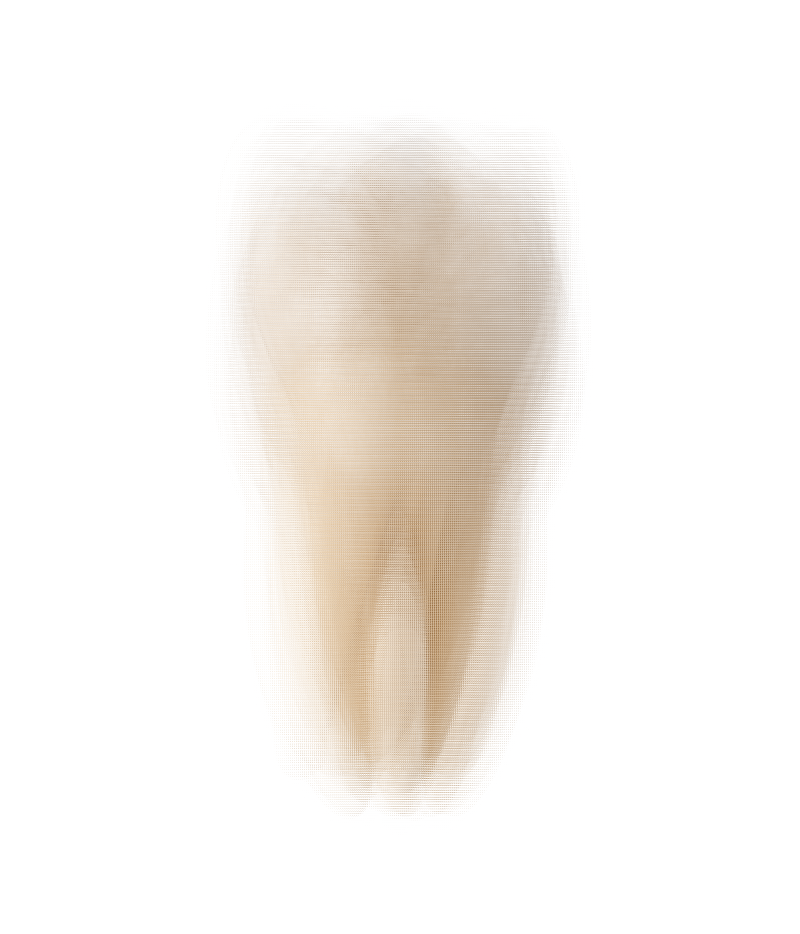
#> input picture assets/img/lightfield_diente_encoded.png, 2400 x 2800 px, found by its file name (shown at 1/3 size)
$ python export_tooth_sequence.py
#> lines starting #> are read from the running program, lines starting #| are printed output that depends on the picture
import numpy as np
from PIL import Image
import os

Kx, Ky, W0, H0 = 6, 7, 400, 400
enc = Image.open('assets/img/lightfield_diente_encoded.png').convert('RGB')
#> enc is the input picture: PIL image 2400x2800 RGB; mean R, G, B 246.9, 243.1, 238.9
enc_np = np.asarray(enc)

os.makedirs('assets/img/secuencia_360', exist_ok=True)

steps = [
    # (col, row, filename)
    (0, 3, 'paso_1_0deg_frontal_corte.jpg'),      # 0 deg Vestibular
    (1, 3, 'paso_2_45deg_vestibular_mesial.jpg'), # 60 deg Vestibular-Mesial
    (2, 3, 'paso_3_90deg_lateral_corte.jpg'),     # 120 deg Mesial-Lingual
    (3, 3, 'paso_4_135deg_lingual_mesial.jpg'),   # 180 deg Lingual
    (4, 3, 'paso_5_180deg_posterior_corte.jpg'),  # 240 deg Lingual-Distal
    (5, 3, 'paso_6_225deg_lingual_distal.jpg'),   # 300 deg Distal-Vestibular
    (0, 0, 'paso_7_270deg_lateral_externo.jpg'),  # +60 deg Cenital Oclusal
    (0, 5, 'paso_8_315deg_hemiseccion_3d.jpg'),   # -40 deg Radicular Apical
]

for col, row, filename in steps:
    tile = enc_np[row::Ky, col::Kx]
    im = Image.fromarray(tile).resize((600, 600), Image.Resampling.LANCZOS)
    out_path = os.path.join('assets/img/secuencia_360', filename)
    im.save(out_path, 'JPEG', quality=94)
    print(f'Saved {filename} from (col={col}, row={row})')
#> this loop made 8 passes
#> pass 1, `tile = enc_np[row::Ky, col::Kx]`:
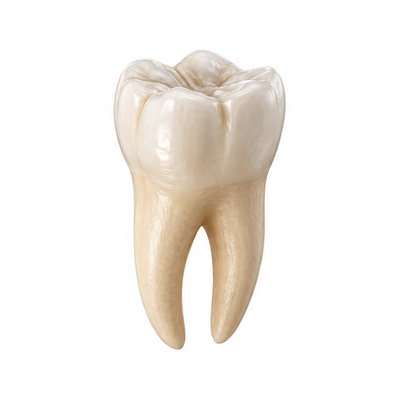
#> tile: shape (400, 400, 3); mean R, G, B 244.8, 240.7, 235.8
#> pass 2, `tile = enc_np[row::Ky, col::Kx]`:
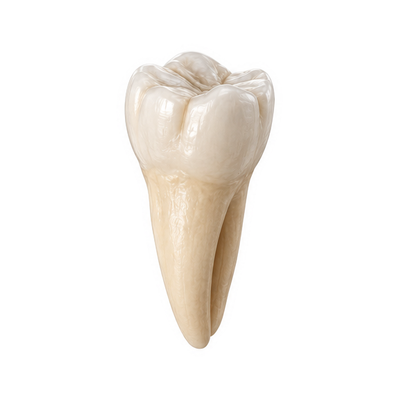
#> tile: shape (400, 400, 3); mean R, G, B 247.3, 244.1, 240.5
#> after the loop:
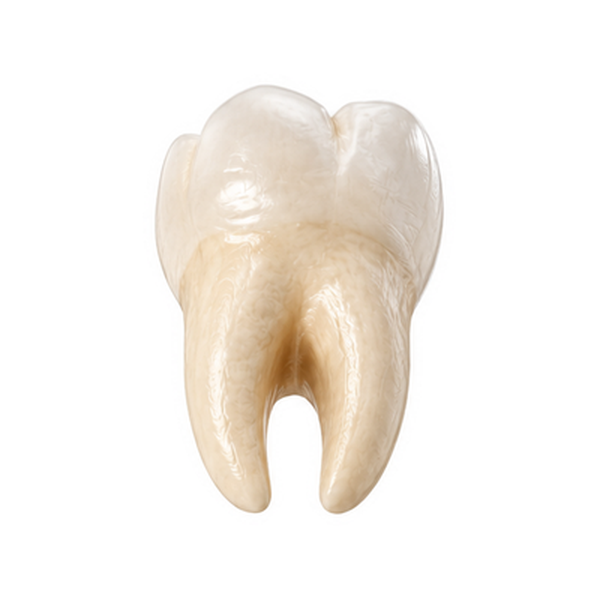
#> im: PIL image 600x600 RGB; mean R, G, B 246.7, 242.1, 236.6

print('All 8 steps replaced with real lightfield tooth images!')

$ run again, with assets/img/atlas_diente_42vistas.png copied over assets/img/lightfield_diente_encoded.png
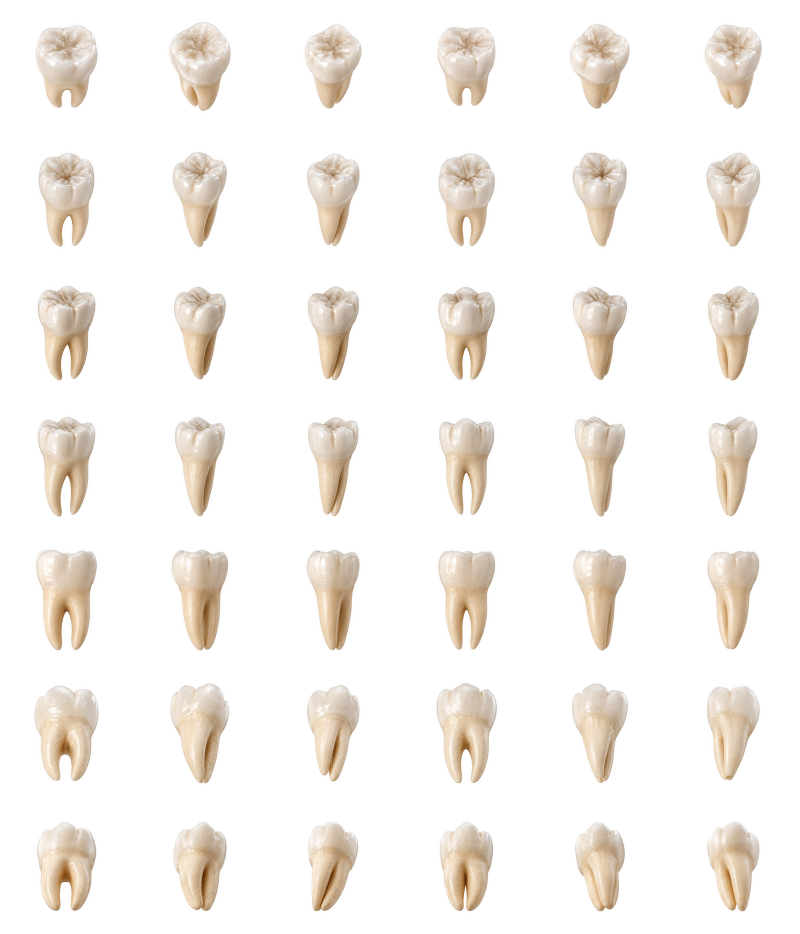
#> input picture assets/img/atlas_diente_42vistas.png, 2400 x 2800 px, found by its file name (shown at 1/3 size)
#> enc is the input picture: PIL image 2400x2800 RGB; mean R, G, B 246.9, 243.1, 238.9
#> the loop `for col, row, filename in steps:` made 8 passes
#> pass 1, `tile = enc_np[row::Ky, col::Kx]`:
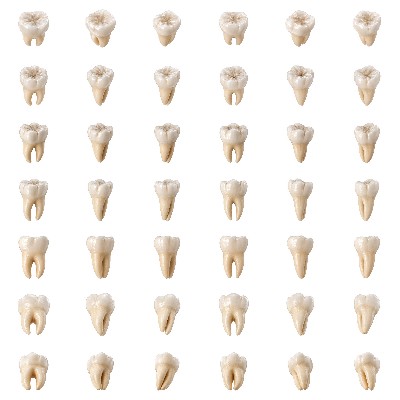
#> tile: shape (400, 400, 3); mean R, G, B 246.9, 243.2, 238.9

$ run again, with assets/img/base-craneo-foramenes-pares.jpg saved as assets/img/lightfield_diente_encoded.png
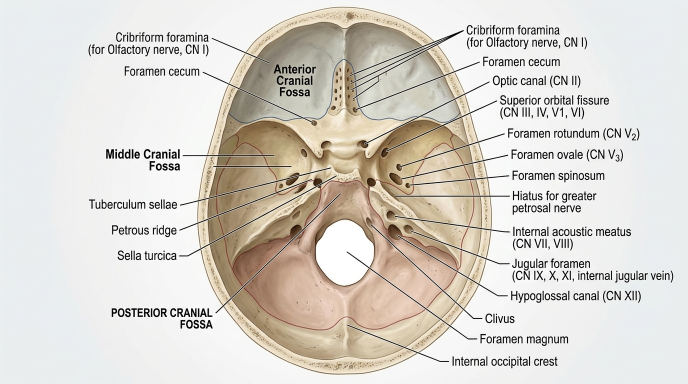
#> input picture assets/img/base-craneo-foramenes-pares.jpg, 1376 x 768 px, found by its file name (shown at 1/2 size)
#> enc is the input picture: PIL image 1376x768 RGB; mean R, G, B 216.6, 212.2, 205
#> after the loop `for col, row, filename in steps:`:
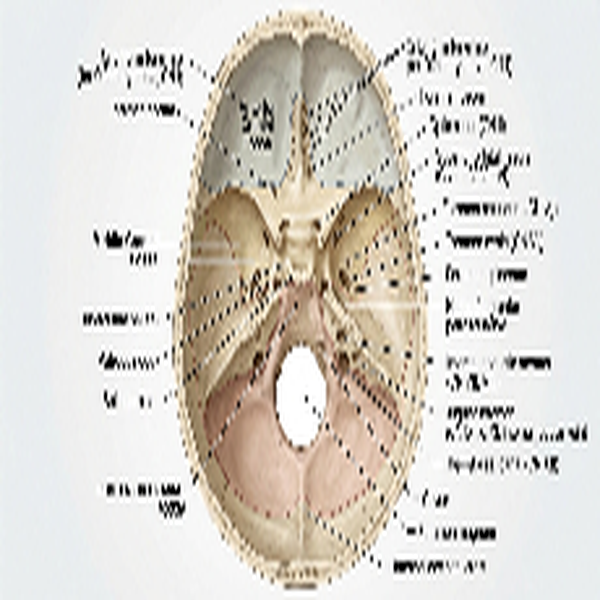
#> im: PIL image 600x600 RGB; mean R, G, B 216.1, 211.6, 204.4
#> after the loop `for col, row, filename in steps:`:
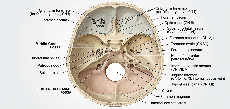
#> tile: shape (109, 230, 3); mean R, G, B 216.4, 211.9, 204.7
